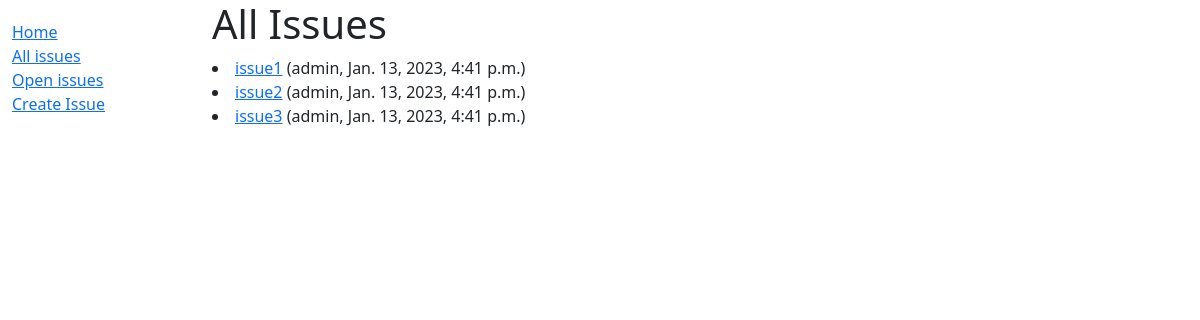
Before: /issues/list/ with the older database file.
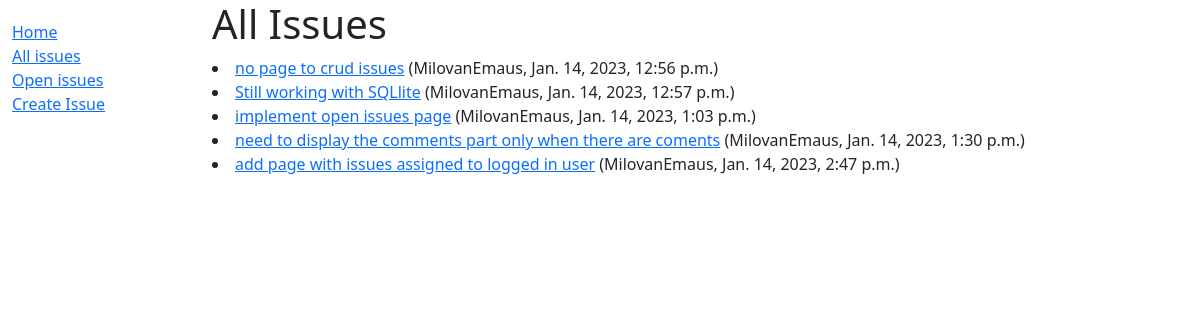
After: the same page with the newer database file.
### issues/models.py (models this page shows, shortened)
class Issue(models.Model):
    PRIORITY_CRIT = "P1"
    PRIORITY_HIGH = "P2"
    PRIORITY_LOW = "P3"
    PRIORITY_CHOICES = [
        (PRIORITY_CRIT, "Critical"),
        (PRIORITY_HIGH, "High"),
        (PRIORITY_LOW, "Low"),
    ]
    STATUS_NEW = "New"
    STATUS_ON_HOLD = "On Hold"
    STATUS_WAITING = "Waiting"
    STATUS_CANCELED = "Canceled"
    STATUS_RESOLVED = "Resolved"
    STATUS_IN_DEVELOPMENT = "In Development"
    STATUS_CHOICES = [
        (STATUS_NEW, "New"),
        (STATUS_ON_HOLD, "On Hold"),
        (STATUS_WAITING, "Waiting"),
        (STATUS_CANCELED, "Canceled"),
        (STATUS_RESOLVED, "Resolved"),
        (STATUS_IN_DEVELOPMENT, "In Development"),
    ]
    brief_description = models.TextField("Summary")
    description = models.TextField()
    priority = models.CharField(
        max_length=2, choices=PRIORITY_CHOICES, default=PRIORITY_LOW
    )
    status = models.TextField(choices=STATUS_CHOICES, default=STATUS_NEW)
    date_created = models.DateTimeField(auto_now_add=True)
    date_updated = models.DateTimeField(auto_now=True)
    created_by = models.ForeignKey(User, on_delete=models.DO_NOTHING, related_name="creator", default="")
    assigned_to = models.ForeignKey(User, on_delete=models.DO_NOTHING, related_name="Assignee", default="", null=True)
    added_files = models.FileField(
        "files",
        null=True,
        blank=True
    )
    def get_absolute_url(self):
        return reverse('issue-detail-view', kwargs={'pk': self.pk})

### authentication/models.py (models this page shows)
class User(AbstractUser):
    pass

### issues/views.py (the view)
class IssueListView(generic.ListView):
    model = Issue
    context_object_name = 'issue_list'
    queryset = Issue.objects.all().order_by("priority")
    paginate_by = 10

### issues/templates/issues/issue_list.html (shortened to what this page needs)
{% extends "base_generic.html" %}
{% block content %}
{% if issue_list%}
<h1>All Issues</h1>
{% for issue in issue_list %}
<li><a href="{{issue.get_absolute_url }}">{{issue.brief_description}}</a> ({{ issue.created_by}}, {{issue.date_created}})
</li>
{% endfor %}
{% else %}
<h1>No issues at the moment</h1>
{% endif %}
{% endblock %}

### issues/templates/base_generic.html (shortened to what this page needs)
<!DOCTYPE html>
<html lang="en">
<head>
  <link href="https://cdn.jsdelivr.net/npm/bootstrap@5.1.3/dist/css/bootstrap.min.css" rel="stylesheet">
  {% load static %}
  <link rel="stylesheet" href="{% static 'css/styles.css' %}">
</head>
<body>
  <div class="container-fluid">
    <div class="row">
      <div class="col-sm-2">
      {% block sidebar %}
        <ul class="sidebar-nav">
          <li><a href="{% url 'index' %}">Home</a></li>
          <li><a href="{% url 'list' %}">All issues</a></li>
          <li><a href="{% url 'open-issues'%}">Open issues</a> </li>
            <li><a href="{% url 'issue-create-view'%}">Create Issue</a> </li>
        </ul>
     {% endblock %}
      </div>
      <div class="col-sm-10 ">{% block content %}{% endblock %}
    </div>
    </div>
  </div>
</body>
</html>

### issues/static/css/styles.css (style rules this page uses)
.sidebar-nav { margin-top: 20px; padding: 0; list-style: none; }

Changed rows visible on the page:
removed Issue: brief_description "issue1", created_by "admin", date_created "Jan. 13, 2023, 4:41 p.m."
removed Issue: brief_description "issue2", created_by "admin", date_created "Jan. 13, 2023, 4:41 p.m."
removed Issue: brief_description "issue3", created_by "admin", date_created "Jan. 13, 2023, 4:41 p.m."
added Issue: brief_description "no page to crud issues", created_by "MilovanEmaus", date_created "Jan. 14, 2023, 12:56 p.m."
added Issue: brief_description "Still working with SQLlite", created_by "MilovanEmaus", date_created "Jan. 14, 2023, 12:57 p.m."
added Issue: brief_description "implement open issues page", created_by "MilovanEmaus", date_created "Jan. 14, 2023, 1:03 p.m."
added Issue: brief_description "need to display the comments part only when there are coments", created_by "MilovanEmaus", date_created "Jan. 14, 2023, 1:30 p.m."
added Issue: brief_description "add page with issues assigned to logged in user", created_by "MilovanEmaus", date_created "Jan. 14, 2023, 2:47 p.m."
